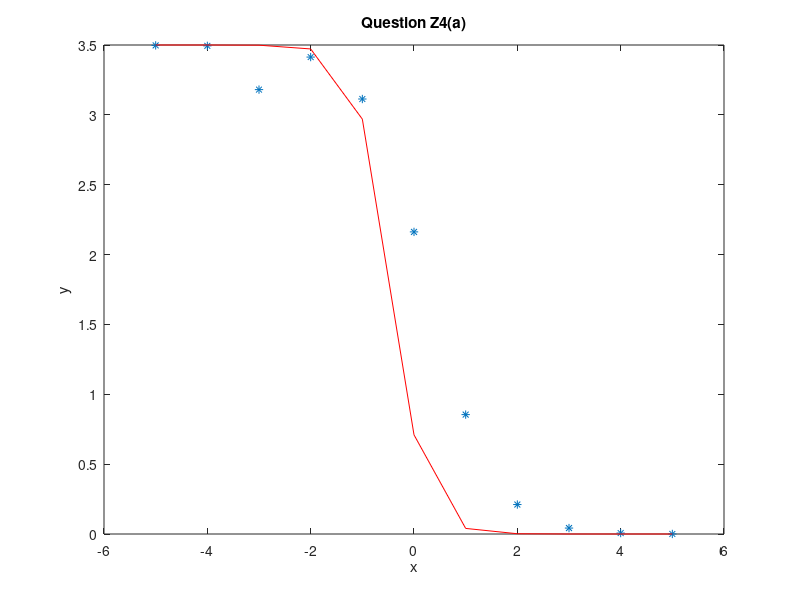

Write MATLAB code to recreate this figure.

clc
clear all
y=[3.4972 3.493916 3.180681 3.413562 3.113425 2.162315 0.854589 0.210883 0.04248 0.006736 0.0004];
x=[-5 -4 -3 -2 -1 0 1 2 3 4 5];
n=length(x);

for i=1:n
    z(i)=(-log((3.5 - y(i))/3.5*y(i)));
end
sumy = 0;
sumz = 0;
sumx = 0;
sumzx = 0;
sumxsq = 0;
sumzsq = 0;
sumysq = 0;
sumyx = 0;
for i=1:n
    sumy = sumy + y(i);
    sumz = sumz + z(i);
    sumx = sumx + x(i);
    sumzx = sumzx + z(i)*x(i);
    sumxsq = sumxsq + x(i)*x(i);
    sumzsq = sumzsq + z(i)*z(i);
    sumysq = sumysq + y(i)*y(i);
    sumyx = sumyx + y(i)*x(i);
end
ymean=sumy/n;

A=[sumxsq sumx;sumx n];
B=[sumzx;sumz];
X=inv(A)*B;

a0=X(1)
a1=X(2)

alpha=exp(a1)
beta=(log(1/3.5)-a0)/log(alpha)


% f(x) at x=-2.5
ytofind=3.5/(1+alpha^(-2.5-beta))

st=0;
sr=0;

for i=1:n
   ypred(i)=3.5/(1+alpha^(x(i)-beta));
   
   st=st+(y(i)-ymean)^2;
   sr=sr+(y(i)-ypred(i))^2;

end

rsq=(st-sr)/st

plot(x,y,'*',x,ypred,'r')
xlabel('x')
ylabel('y')
title('Question Z4(a)')

